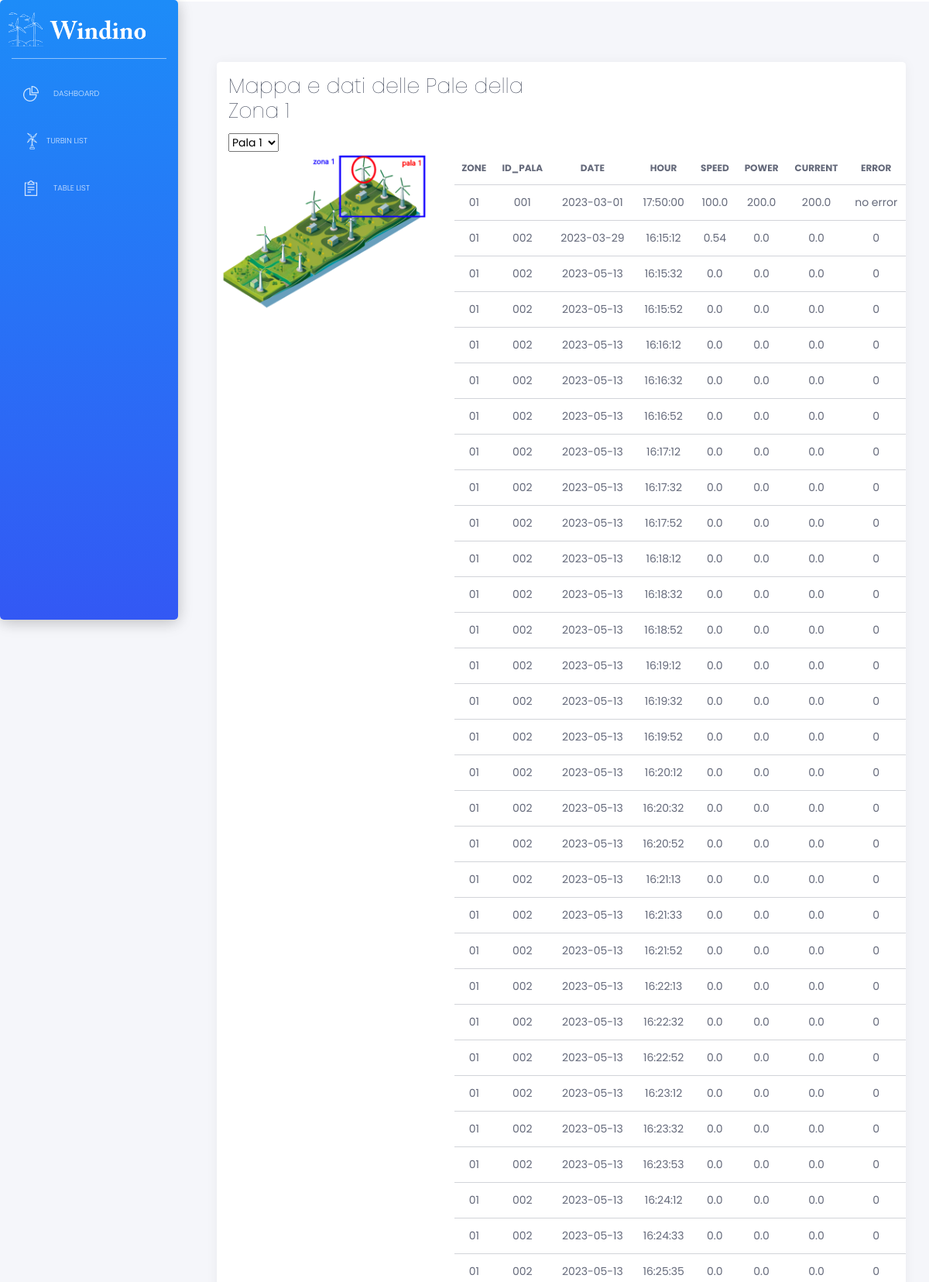
Screenshot of /pale (upper part) with the database file from the repository.
### tables this page shows
CREATE TABLE arduino (
				   zone TEXT,
				   id TEXT,
				   date DATE,
				   hour TIME,
                   speed FLOAT,
                   power FLOAT,
				   current FLOAT,
				   error TEXT);

### apps/home/routes.py (the view)
@blueprint.route('/pale')
def pale():
    with get_db() as conn:
        arduino_all_data = conn.execute('SELECT * FROM arduino').fetchall()
        arduino_recent_data = conn.execute('SELECT * '
                       'FROM arduino a '
                       'WHERE (zone, id, date, hour) IN ('
                           'SELECT zone, id, MAX(date), MAX(hour) '
                           'FROM arduino '
                           'GROUP BY zone, id)').fetchall()
    return render_template('home/pale.html', arduino_recent_data=arduino_recent_data, arduino_all_data=arduino_all_data)

### apps/__init__.py (called while the page is built)
def configure_database(app):
    @app.before_first_request
    def initialize_database():
        db.create_all()
    @app.teardown_request
    def shutdown_session(exception=None):
        db.session.remove()

### apps/home/routes.py (called while the page is built)
def get_db():
    db = getattr(g, '_database', None)
    if db is None:
        db = g._database = sqlite3.connect(DATABASE)
        db.row_factory = sqlite3.Row
    return db

### apps/templates/home/pale.html (shortened to what this page needs)
{% extends "layouts/base.html" %}
{% block content %}
<div class="content">
<div class="row">
    <div class="col-12">
          <div class="card">
              <div class="card-header">
                  <div class="row">
                    <div class="col-sm-6 text-left">
                      <h2 class="card-title">Mappa e dati delle Pale della Zona 1</h2>
                    </div>
                  </div>
                  <select id="location-select-1">
                      <option value="zone1turbine1">Pala 1</option>
                    </select>
                  </div>
                  <div class="row">
                    <div class="col-lg-4 col-md-12">
                      <div id="map-container-1">
                        <img id="map-image-zone1" src="/static/assets/img/pale/zone1turbine1.png">
                    </div>
                    </div>
                    <div class="col-lg-8 col-md-12">
                      <div class="table">
                        <table class="table tablesorter" id="">
                            <thead class="text-primary">
                              <tr>
                                <th class="text-center">zone</th>
                                <th class="text-center">id_pala</th>
                                <th class="text-center">date</th>
                                <th class="text-center">hour</th>
                                <th class="text-center">speed</th>
                                <th class="text-center">power</th>
                                <th class="text-center">current</th>
                                <th class="text-center">error</th>
                            </tr>
                            </thead>
                            <tbody>
                              {% for pala in arduino_all_data %}
                              {% if pala.zone == "01" %}
                                  <tr>
                                      <td class="text-center">{{pala.zone}}</td>
                                      <td class="text-center">{{ pala.id }}</td>
                                      <td class="text-center">{{ pala.date }}</td>
                                      <td class="text-center">{{ pala.hour }}</td>
                                      <td class="text-center">{{ pala.speed }}</td>
                                      <td class="text-center">{{ pala.power }}</td>
                                      <td class="text-center">{{ pala.current }}</td>
                                      <td class="text-center">{{ pala.error }}</td>
                                  </tr>
                              {% endif %}
                          {% endfor %}
                            </tbody>
                          </table>
                      </div>
                    </div>
                  </div>
                  </div>
          </div>
</div>
</div>
{% endblock content %}

### rows the page displays
arduino: zone "01", id "001", date "2023-03-01", hour "17:50:00", speed "100.0", power "200.0", current "200.0", error "no error"
arduino: zone "01", id "002", date "2023-03-29", hour "16:15:12", speed "0.54", power "0.0", current "0.0", error "0"
arduino: zone "01", id "002", date "2023-05-13", hour "16:15:32", speed "0.0", power "0.0", current "0.0", error "0"
arduino: zone "01", id "002", date "2023-05-13", hour "16:15:52", speed "0.0", power "0.0", current "0.0", error "0"
arduino: zone "01", id "002", date "2023-05-13", hour "16:16:12", speed "0.0", power "0.0", current "0.0", error "0"
arduino: zone "01", id "002", date "2023-05-13", hour "16:16:32", speed "0.0", power "0.0", current "0.0", error "0"
arduino: zone "01", id "002", date "2023-05-13", hour "16:16:52", speed "0.0", power "0.0", current "0.0", error "0"
arduino: zone "01", id "002", date "2023-05-13", hour "16:17:12", speed "0.0", power "0.0", current "0.0", error "0"
arduino: zone "01", id "002", date "2023-05-13", hour "16:17:32", speed "0.0", power "0.0", current "0.0", error "0"
arduino: zone "01", id "002", date "2023-05-13", hour "16:17:52", speed "0.0", power "0.0", current "0.0", error "0"
arduino: zone "01", id "002", date "2023-05-13", hour "16:18:12", speed "0.0", power "0.0", current "0.0", error "0"
arduino: zone "01", id "002", date "2023-05-13", hour "16:18:32", speed "0.0", power "0.0", current "0.0", error "0"
arduino: zone "01", id "002", date "2023-05-13", hour "16:18:52", speed "0.0", power "0.0", current "0.0", error "0"
arduino: zone "01", id "002", date "2023-05-13", hour "16:19:12", speed "0.0", power "0.0", current "0.0", error "0"
arduino: zone "01", id "002", date "2023-05-13", hour "16:19:32", speed "0.0", power "0.0", current "0.0", error "0"
arduino: zone "01", id "002", date "2023-05-13", hour "16:19:52", speed "0.0", power "0.0", current "0.0", error "0"
arduino: zone "01", id "002", date "2023-05-13", hour "16:20:12", speed "0.0", power "0.0", current "0.0", error "0"
arduino: zone "01", id "002", date "2023-05-13", hour "16:20:32", speed "0.0", power "0.0", current "0.0", error "0"
arduino: zone "01", id "002", date "2023-05-13", hour "16:20:52", speed "0.0", power "0.0", current "0.0", error "0"
arduino: zone "01", id "002", date "2023-05-13", hour "16:21:13", speed "0.0", power "0.0", current "0.0", error "0"
arduino: zone "01", id "002", date "2023-05-13", hour "16:21:33", speed "0.0", power "0.0", current "0.0", error "0"
arduino: zone "01", id "002", date "2023-05-13", hour "16:21:52", speed "0.0", power "0.0", current "0.0", error "0"
arduino: zone "01", id "002", date "2023-05-13", hour "16:22:13", speed "0.0", power "0.0", current "0.0", error "0"
arduino: zone "01", id "002", date "2023-05-13", hour "16:22:32", speed "0.0", power "0.0", current "0.0", error "0"
arduino: zone "01", id "002", date "2023-05-13", hour "16:22:52", speed "0.0", power "0.0", current "0.0", error "0"
arduino: zone "01", id "002", date "2023-05-13", hour "16:23:12", speed "0.0", power "0.0", current "0.0", error "0"
arduino: zone "01", id "002", date "2023-05-13", hour "16:23:32", speed "0.0", power "0.0", current "0.0", error "0"
arduino: zone "01", id "002", date "2023-05-13", hour "16:23:53", speed "0.0", power "0.0", current "0.0", error "0"
arduino: zone "01", id "002", date "2023-05-13", hour "16:24:12", speed "0.0", power "0.0", current "0.0", error "0"
arduino: zone "01", id "002", date "2023-05-13", hour "16:24:33", speed "0.0", power "0.0", current "0.0", error "0"
arduino: zone "01", id "002", date "2023-05-13", hour "16:25:35", speed "0.0", power "0.0", current "0.0", error "0"
